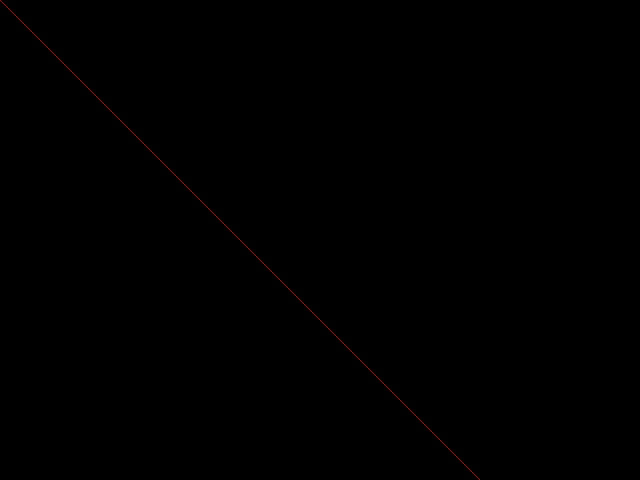
Frame 1 (no input)
Frame 60 (the mouse pressed at the canvas centre just before this capture): identical to frame 1, image omitted
Frame 120 (the mouse held since frame 60 and released just before this capture): identical to frame 1, image omitted

The Processing sketch that drew this single still picture (run headless with seeded random() and noise(); from frame 60 on, the mouse is pressed at the canvas centre):

// Processing sketch: pixeltest
// ── pixeltest.pde
void setup() {
    size(640, 480);
}

void draw() {
    background(0,0,0);
    stroke(255, 0, 0);

    for (int x = 0; x < 640; x++) {
        point(x, x);
    }
}
